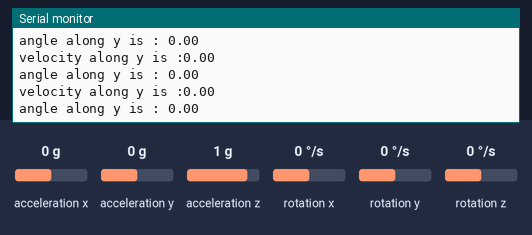
Simulated run of this sketch. Board: Arduino Uno, built with avr-gcc and run on an emulated ATmega328P. Shown: the last lines printed to the serial monitor. Inputs (shaded band) come from the test bench; at power-on: acceleration x 0 g, rotation y 0 °/s, acceleration y 0 g, acceleration z 1 g, rotation x 0 °/s, rotation z 0 °/s.

Above: at 2.2 s.
2.3 s: acceleration x set to -1.4 g
At 3.4 s:
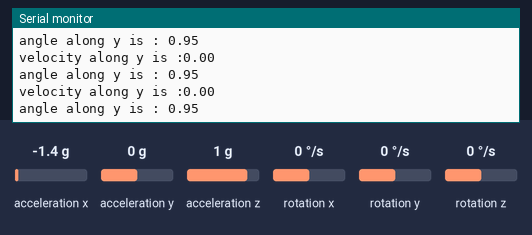
3.8 s: rotation y set to -192 °/s
At 4.4 s:
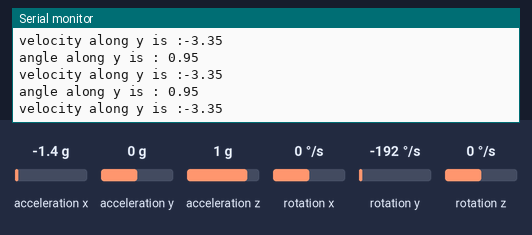
6.8 s: acceleration x set to 0.8 g
At 7.4 s:
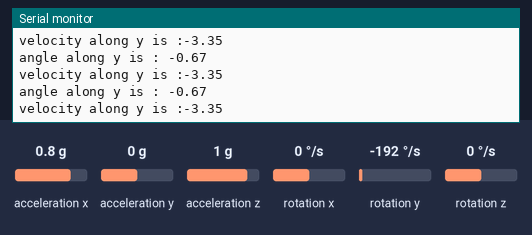
9.8 s: rotation y set to 0 °/s
At 10.6 s:
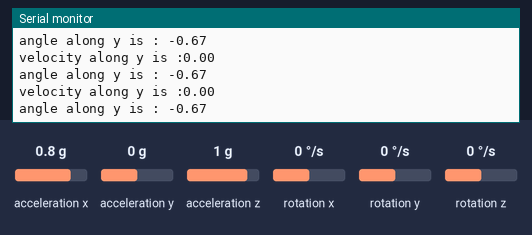
12.8 s: rotation y set to -100 °/s
At 13.3 s:
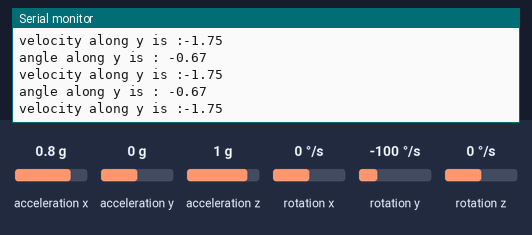
Timing chart, 0 to 15.8 s (numbered marks = the images above; inputs shaded):
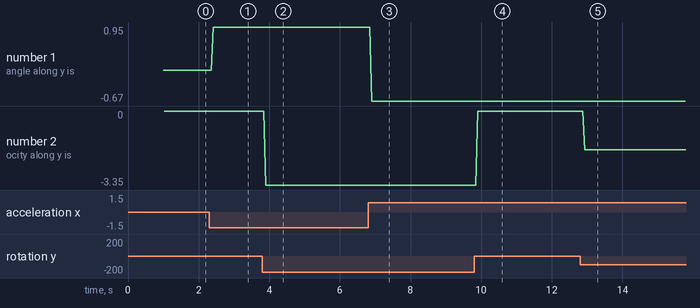

Measured:
- after the input at 2.3 s, the serial monitor: prints a new line after 0.11 s (image 1)
- after the input at 3.8 s, the serial monitor: prints a new line after 0.09 s (image 2)
- after the input at 6.8 s, the serial monitor: prints a new line after 0.10 s (image 3)
- after the input at 9.8 s, the serial monitor: prints a new line after 0.10 s (image 4)
- after the input at 12.8 s, the serial monitor: prints a new line after 0.14 s (image 5)
- plotted number 1: 0 → 0.95 after the input at 2.3 s, 0.95 → -0.67 after the input at 6.8 s
- plotted number 2: 0 → -3.35 after the input at 3.8 s, -3.35 → 0 after the input at 9.8 s, 0 → -1.75 after the input at 12.8 s

The sketch:

using_imu.ino
```cpp
#include <Wire.h>
#include <MPU6050_light.h>
MPU6050 mpu(Wire);
unsigned long timer = 0;


void setup(){
  Serial.begin(9600);
  Wire.begin();
  mpu.setAddress(0x68);
  mpu.begin(0,0);
  //mpu.setFilterGyroCoef(0.95);(change if wanted)
  //mpu.setFilterAccCoef(0.02);
  mpu.calcOffsets();

}
void loop(){
  mpu.update();
  if((millis()-timer)>10){ // print data every 10ms
	float angle = (mpu.getAngleY())*PI/180.0;
  float gyro = mpu.getGyroY()*PI/180.0;
  Serial.print("angle along y is : ");
  Serial.println(angle);
  Serial.print("velocity along y is :");
  Serial.println(gyro);
	timer = millis();
  }


  return 0;

}
```
